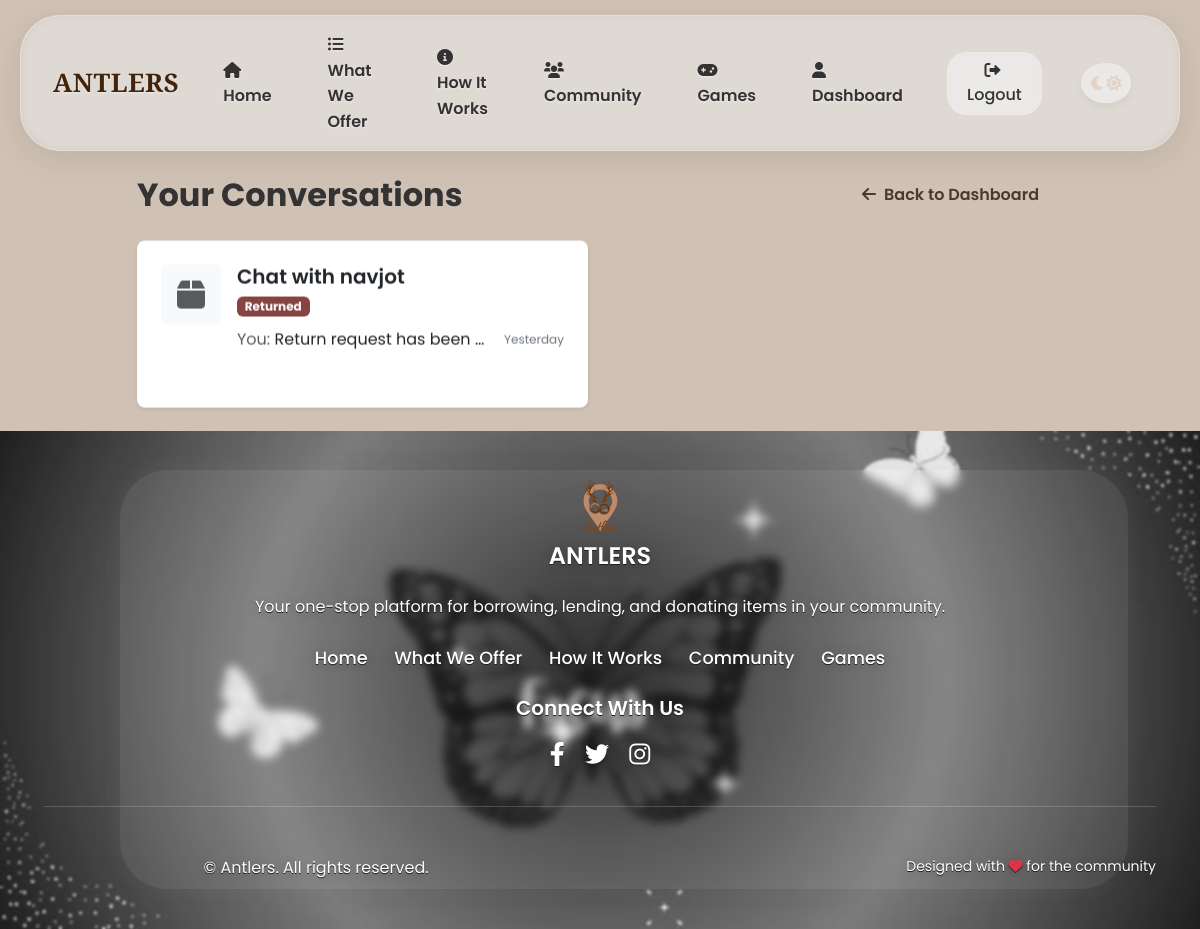
The page /chat_history (signed in) on the database its author committed.
### app.py (models this page shows)
class User(db.Model, UserMixin):
    id = db.Column(db.Integer, primary_key=True)
    username = db.Column(db.String(150), unique=True)
    password = db.Column(db.String(150))
    email = db.Column(db.String(150), unique=True)
    contact_number = db.Column(db.String(20))
    role = db.Column(db.String(50), default='user')
    created_at = db.Column(db.DateTime, default=func.now())
    overall_verified = db.Column(db.Boolean, default=False)
    approved_items = db.relationship('Accessory',
                                   foreign_keys='Accessory.user_id',
                                   backref=db.backref('owner', lazy=True))
    items_borrowed = db.relationship('BorrowedAccessory',
                                   foreign_keys='BorrowedAccessory.borrower_id',
                                   backref=db.backref('borrower_user', lazy=True),
                                   overlaps="items_borrowed_as_borrower,borrower")
    items_lent = db.relationship('BorrowedAccessory',
                                foreign_keys='BorrowedAccessory.lender_id',
                                backref=db.backref('lender_user', lazy=True),
                                overlaps="items_lent_as_lender,lender")

class BorrowedAccessory(db.Model):
    id = db.Column(db.Integer, primary_key=True)
    accessory_id = db.Column(db.Integer, db.ForeignKey('accessory.id'))
    borrower_id = db.Column(db.Integer, db.ForeignKey('user.id'))
    lender_id = db.Column(db.Integer, db.ForeignKey('user.id'))
    status = db.Column(db.String(50))  # 'pending', 'approved', 'rejected', 'delivered', 'returned'
    pickup_location = db.Column(db.String(150))
    pickup_datetime = db.Column(db.DateTime)
    created_at = db.Column(db.DateTime, default=func.now())
    residence = db.Column(db.String(200), nullable=False)  # Borrower's residence
    message = db.Column(db.Text, nullable=False)  # Message to lender
    delivery_preference = db.Column(db.String(50), default='self')  # 'self' or 'antlers'
    lender_confirmed_delivery = db.Column(db.Boolean, default=False)
    borrower_confirmed_delivery = db.Column(db.Boolean, default=False)
    accessory = db.relationship('Accessory', backref='borrow_requests')
    borrower = db.relationship('User', foreign_keys=[borrower_id], backref='items_borrowed_as_borrower', overlaps="items_borrowed,borrower_user")
    lender = db.relationship('User', foreign_keys=[lender_id], backref='items_lent_as_lender', overlaps="items_lent,lender_user")

class ChatMessage(db.Model):
    id = db.Column(db.Integer, primary_key=True)
    borrow_id = db.Column(db.Integer, db.ForeignKey('borrowed_accessory.id'), nullable=False)
    sender_id = db.Column(db.Integer, db.ForeignKey('user.id'), nullable=False)
    recipient_id = db.Column(db.Integer, db.ForeignKey('user.id'), nullable=False)
    message = db.Column(db.Text, nullable=False)
    timestamp = db.Column(db.DateTime, default=func.now())
    is_read = db.Column(db.Boolean, default=False)
    borrow_request = db.relationship('BorrowedAccessory', backref=db.backref('chat_messages', lazy=True, order_by='ChatMessage.timestamp'))
    sender = db.relationship('User', foreign_keys=[sender_id], backref=db.backref('sent_messages', lazy=True))
    recipient = db.relationship('User', foreign_keys=[recipient_id], backref=db.backref('received_messages', lazy=True))

### app.py (the view)
@app.route('/chat_history')
@login_required
def chat_history():
    from sqlalchemy import or_
    borrow_requests = BorrowedAccessory.query.filter(
        or_(BorrowedAccessory.borrower_id == current_user.id, BorrowedAccessory.lender_id == current_user.id)
    ).all()
    active_chats = []
    for borrow_request in borrow_requests:
        last_message = ChatMessage.query.filter_by(borrow_id=borrow_request.id).order_by(ChatMessage.timestamp.desc()).first()
        unread_count = ChatMessage.query.filter_by(
            borrow_id=borrow_request.id,
            recipient_id=current_user.id,
            is_read=False
        ).count()
        active_chats.append({
            'borrow_request': borrow_request,
            'last_message': last_message,
            'unread_count': unread_count
        })
    active_chats.sort(key=lambda x: x['last_message'].timestamp if x['last_message'] else x['borrow_request'].created_at, reverse=True)
    from datetime import date
    today = date.today()
    yesterday = today - timedelta(days=1)
    return render_template('chat_history.html', active_chats=active_chats, today=today, yesterday=yesterday)

### app.py (called while the page is built)
@login_manager.user_loader
def load_user(user_id):
    return User.query.get(int(user_id))

### templates/chat_history.html (shortened to what this page needs)
{% extends "base.html" %}
{% block content %}
<div class="container">
    <div class="row justify-content-center mt-4">
        <div class="col-lg-10">
            <div class="d-flex justify-content-between align-items-center mb-4">
                <h2 class="fw-bold mb-0">Your Conversations</h2>
                <a href="{{ url_for('user_dashboard') }}" class="btn btn-outline-primary rounded-pill">
                    <i class="fas fa-arrow-left me-2"></i>Back to Dashboard
                </a>
            </div>
            <div class="row">
                {% for chat in active_chats %}
                <div class="col-md-6 mb-4">
                    <a href="{{ url_for('chat', borrow_id=chat.borrow_request.id) }}" class="text-decoration-none">
                        <div class="card chat-item h-100 border-0 shadow-sm">
                            <div class="card-body">
                                <div class="d-flex">
                                    {% if chat.borrow_request.accessory.image %}
                                    <div class="me-3">
                                        <img src="{{ url_for('static', filename=chat.borrow_request.accessory.image.replace('\\', '/')) }}"
                                             alt="{{ chat.borrow_request.accessory.name }}"
                                             class="rounded chat-image">
                                    </div>
                                    {% else %}
                                    <div class="me-3 bg-light rounded d-flex align-items-center justify-content-center chat-image">
                                        <i class="fas fa-box fa-2x text-muted"></i>
                                    </div>
                                    {% endif %}
                                    <div class="flex-grow-1">
                                        <h5 class="mb-1">
                                            {% if current_user.id == chat.borrow_request.borrower_id %}
                                                Chat with {{ chat.borrow_request.lender_user.username }}
                                            {% else %}
                                                Chat with {{ chat.borrow_request.borrower_user.username }}
                                            {% endif %}
                                        </h5>
                                        <div class="mb-2">
                                            <span class="badge bg-{{ chat.borrow_request.status == 'pending' and 'warning' or (chat.borrow_request.status == 'approved' and 'success' or (chat.borrow_request.status == 'delivered' and 'info' or 'secondary')) }}">
                                                {{ chat.borrow_request.status.capitalize() }}
                                            </span>
                                        </div>
                                        {% if chat.last_message %}
                                        <div class="d-flex justify-content-between align-items-center">
                                            <p class="mb-0 chat-preview {{ 'fw-bold' if chat.unread_count > 0 and chat.last_message.sender_id != current_user.id else '' }}">
                                                {% if chat.last_message.sender_id == current_user.id %}
                                                <span class="text-muted">You: </span>
                                                {% else %}
                                                <span class="text-muted">{{ chat.last_message.sender.username }}: </span>
                                                {% endif %}
                                                {{ chat.last_message.message }}
                                            </p>
                                            <span class="last-message-time">
                                                {% if chat.last_message.timestamp.date() == today %}
                                                    {{ chat.last_message.timestamp.strftime('%I:%M %p') }}
                                                {% elif chat.last_message.timestamp.date() == yesterday %}
                                                    Yesterday
                                                {% else %}
                                                    {{ chat.last_message.timestamp.strftime('%d %b') }}
                                                {% endif %}
                                            </span>
                                        </div>
                                        {% else %}
                                        <p class="text-muted fst-italic mb-0">No messages yet</p>
                                        {% endif %}
                                    </div>
                                </div>
                            </div>
                        </div>
                    </a>
                </div>
                {% endfor %}
            </div>
        </div>
    </div>
</div>
{% endblock %}

### static/css/theme.css (style rules this page uses)
:root { --light-background: #CFC1B3; --light-surface: #E8E1D9; --light-primary: #A18167; --light-secondary: #7C6E63; --light-accent: #D7956B; --light-text: #2D2A28; --light-text-secondary: #5F574F; --light-border: #D1C5B7; --light-card: rgba(255, 255, 255, 0.7); --light-success: #7FA87B; --light-info: #7E9DC0; --light-warning: #D9AD6A; --light-danger: #C27F75; --dark-background: #121212; --dark-surface: #1E1E1E; --dark-primary: #E0E0E0; --dark-secondary: #BBBBBB; --dark-accent: #4D8AE0; --dark-text: #FFFFFF; --dark-text-secondary: #BBBBBB; --dark-border: #444444; --dark-card: #1A1A1A; --dark-card-secondary: #252525; --dark-success: #66BB6A; --dark-info: #4D8AE0; --dark-warning: #FFA726; --dark-danger: #E57373; --dark-muted: #9E9E9E; --dark-light: #E0E0E0; --dark-subtle: #2A2A2A; --dark-hover: #2E2E2E; --primary-color: var(--light-primary); --primary-color-light: var(--light-accent); --primary-color-dark: #7D614E; --secondary-color: var(--light-secondary); --accent-color: var(--light-accent); --accent-color-light: #E5B695; --text-color: var(--light-text); --text-color-light: var(--light-text-secondary); --text-light: #FFFFFF; --background-light: var(--light-background); --background-neutral: var(--light-surface); --success-color: var(--light-success); --info-color: var(--light-info); --warning-color: var(--light-warning); --danger-color: var(--light-danger); --rgb-primary: 161, 129, 103; --rgb-accent: 215, 149, 107; --rgb-background: 207, 193, 179; --rgb-text: 45, 42, 40; --rgb-dark-primary: 224, 224, 224; --rgb-dark-accent: 77, 138, 224; --rgb-dark-background: 18, 18, 18; }
body { color: var(--text-color); background-color: var(--background-light); font-family: 'Poppins', sans-serif; transition: background-color 0.3s ease, color 0.3s ease; }
.btn-outline-primary { border-color: var(--primary-color); color: var(--primary-color); transition: all 0.3s ease; }
.bg-secondary, .badge-secondary { background-color: var(--secondary-color) !important; }
a { color: var(--primary-color); transition: color 0.3s ease; }
.card { border-radius: 12px; border: none; background-color: var(--light-card); transition: all 0.3s ease; }

### static/css/style.css (style rules this page uses)
:root { --primary-color: #4B3832; --primary-color-light: #6e5349; --primary-color-dark: #3C2F2F; --secondary-color: #854442; --accent-color: #BE9B7B; --accent-color-light: #E4D4C8; --text-color: #333; --light-color: #f5f5f5; --dark-color: #263238; --shadow: 0 4px 6px rgba(0, 0, 0, 0.1); --transition: all 0.3s ease; }
* { margin: 0; padding: 0; box-sizing: border-box; }
html { scroll-behavior: smooth; height: 100%; overflow-x: hidden; perspective: 1px; }
body { font-family: 'Poppins', sans-serif; line-height: 1.6; color: var(--text-color); overflow-x: hidden; background-color: var(--background-light); transform-style: preserve-3d; height: 100%; perspective: 1px; transform-style: preserve-3d; }
a { text-decoration: none; color: var(--primary-color); transition: var(--transition); }
.btn { display: inline-block; padding: 0.8rem 1.8rem; border-radius: 50px; text-align: center; font-weight: 600; transition: var(--transition); cursor: pointer; border: none; transform: translateZ(0); }
.card { background-color: white; border-radius: 8px; box-shadow: var(--shadow); transition: var(--transition); margin-bottom: 2rem; overflow: hidden; will-change: transform; transform: translateZ(0); transition: transform 0.3s ease, box-shadow 0.3s ease; }
.card-body { padding: 1.5rem; }
h1, h2, h3, h4, h5, h6 { font-weight: 600; }
.btn { border-radius: 0.25rem; padding: 0.5rem 1.5rem; transition: all 0.3s ease; }
.card { border-radius: 0.5rem; overflow: hidden; border: none; transition: all 0.3s ease; }

### templates/chat_history.html (style rules this page uses)
.chat-item { transition: all 0.2s ease; }
.chat-preview { white-space: nowrap; overflow: hidden; text-overflow: ellipsis; max-width: 250px; }
.chat-image { width: 60px; height: 60px; object-fit: cover; }
.last-message-time { font-size: 0.75rem; color: #6c757d; }

### templates/base.html (style rules this page uses)
body { transition: background-color 0.3s ease, color 0.3s ease; }
.card, .benefit-card, .service-card, .navbar, .footer, .btn, .theme-toggle, .coffee-divider, .step-number, .icon-box { transition: all 0.3s ease; }

### rows shown on the page
User: borrow_request.borrower_user.username "navjot"
BorrowedAccessory: borrow_request.status "Returned"
ChatMessage: last_message.message "Return request has been…"
